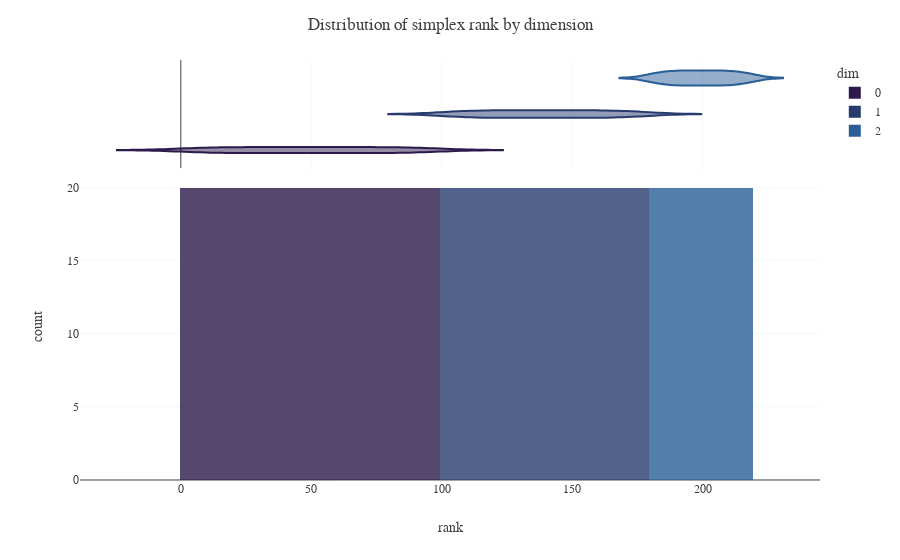

This figure's notebook cell:
### Code cell
def fsc_histogram_by_dim(fsc_df, x_col = "weight"):
    fig = px.histogram(fsc_df,x=x_col, color="dim", marginal="violin", opacity=0.8)
    fig.update_layout(barmode='overlay')
    fig.update_layout(title= f'Distribution of simplex {x_col} by dimension')
    return fig

fig = fsc_histogram_by_dim(fsc_df, "rank")
fig.show()

### Figure 1 — Plotly figure (JSON) as saved in the notebook; plotly's stock layout.template omitted (floating-point values rounded to 4 significant figures)
{"data": [{"alignmentgroup": "True", "bingroup": "x", "hovertemplate": "dim=0<br>rank=%{x}<br>count=%{y}<extra></extra>", "legendgroup": "0", "marker": {"color": "rgb(44, 26, 76)", "opacity": 0.8}, "name": "0", "offsetgroup": "0", "orientation": "v", "showlegend": true, "type": "histogram", "x": [15, 72, 19, 34, 36, 37, 82, 27, 8, 38, 25, 80, 59, 5, 84, 40, 95, 93, 47, 79, 71, 29, 11, 97, 16, 17, 53, 68, 65, 42, 24, 81, 55, 62, 74, 48, 67, 31, 73, 60, 50, 39, 22, 20, 33, 44, 21, 0, 66, 54, 90, 13, 61, 64, 63, 83, 70, 58, 45, 96, 98, 2, 7, 92, 52, 10, 87, 18, 99, 76, 88, 75, 28, 35, 51, 26, 77, 30, 32, 69, 14, 1, 46, 86, 6, 9, 56, 78, 41, 94, 91, 3, 85, 12, 57, 4, 89, 49, 23, 43], "xaxis": "x", "yaxis": "y"}, {"alignmentgroup": "True", "hovertemplate": "dim=0<br>rank=%{x}<extra></extra>", "legendgroup": "0", "marker": {"color": "rgb(44, 26, 76)"}, "name": "0", "offsetgroup": "0", "scalegroup": "x", "showlegend": false, "type": "violin", "x": [15, 72, 19, 34, 36, 37, 82, 27, 8, 38, 25, 80, 59, 5, 84, 40, 95, 93, 47, 79, 71, 29, 11, 97, 16, 17, 53, 68, 65, 42, 24, 81, 55, 62, 74, 48, 67, 31, 73, 60, 50, 39, 22, 20, 33, 44, 21, 0, 66, 54, 90, 13, 61, 64, 63, 83, 70, 58, 45, 96, 98, 2, 7, 92, 52, 10, 87, 18, 99, 76, 88, 75, 28, 35, 51, 26, 77, 30, 32, 69, 14, 1, 46, 86, 6, 9, 56, 78, 41, 94, 91, 3, 85, 12, 57, 4, 89, 49, 23, 43], "xaxis": "x2", "yaxis": "y2"}, {"alignmentgroup": "True", "bingroup": "x", "hovertemplate": "dim=1<br>rank=%{x}<br>count=%{y}<extra></extra>", "legendgroup": "1", "marker": {"color": "rgb(40, 59, 110)", "opacity": 0.8}, "name": "1", "offsetgroup": "1", "orientation": "v", "showlegend": true, "type": "histogram", "x": [107, 165, 129, 156, 172, 132, 155, 100, 138, 161, 169, 145, 148, 136, 142, 102, 113, 114, 120, 122, 130, 141, 126, 111, 152, 112, 137, 162, 151, 146, 115, 178, 128, 154, 135, 123, 103, 116, 175, 163, 133, 168, 149, 158, 110, 105, 119, 124, 134, 125, 167, 104, 164, 176, 179, 166, 177, 118, 160, 153, 106, 171, 150, 101, 117, 144, 173, 174, 170, 159, 131, 143, 140, 147, 109, 157, 108, 127, 121, 139], "xaxis": "x", "yaxis": "y"}, {"alignmentgroup": "True", "hovertemplate": "dim=1<br>rank=%{x}<extra></extra>", "legendgroup": "1", "marker": {"color": "rgb(40, 59, 110)"}, "name": "1", "offsetgroup": "1", "scalegroup": "x", "showlegend": false, "type": "violin", "x": [107, 165, 129, 156, 172, 132, 155, 100, 138, 161, 169, 145, 148, 136, 142, 102, 113, 114, 120, 122, 130, 141, 126, 111, 152, 112, 137, 162, 151, 146, 115, 178, 128, 154, 135, 123, 103, 116, 175, 163, 133, 168, 149, 158, 110, 105, 119, 124, 134, 125, 167, 104, 164, 176, 179, 166, 177, 118, 160, 153, 106, 171, 150, 101, 117, 144, 173, 174, 170, 159, 131, 143, 140, 147, 109, 157, 108, 127, 121, 139], "xaxis": "x2", "yaxis": "y2"}, {"alignmentgroup": "True", "bingroup": "x", "hovertemplate": "dim=2<br>rank=%{x}<br>count=%{y}<extra></extra>", "legendgroup": "2", "marker": {"color": "rgb(42, 94, 151)", "opacity": 0.8}, "name": "2", "offsetgroup": "2", "orientation": "v", "showlegend": true, "type": "histogram", "x": [208, 191, 213, 204, 190, 219, 194, 211, 199, 187, 216, 212, 207, 209, 203, 205, 192, 218, 185, 210, 202, 181, 197, 195, 186, 201, 196, 193, 217, 180, 198, 182, 215, 200, 183, 188, 214, 184, 189, 206], "xaxis": "x", "yaxis": "y"}, {"alignmentgroup": "True", "hovertemplate": "dim=2<br>rank=%{x}<extra></extra>", "legendgroup": "2", "marker": {"color": "rgb(42, 94, 151)"}, "name": "2", "offsetgroup": "2", "scalegroup": "x", "showlegend": false, "type": "violin", "x": [208, 191, 213, 204, 190, 219, 194, 211, 199, 187, 216, 212, 207, 209, 203, 205, 192, 218, 185, 210, 202, 181, 197, 195, 186, 201, 196, 193, 217, 180, 198, 182, 215, 200, 183, 188, 214, 184, 189, 206], "xaxis": "x2", "yaxis": "y2"}], "layout": {"barmode": "overlay", "legend": {"title": {"text": "dim"}, "tracegroupgap": 0}, "margin": {"t": 60}, "title": {"text": "Distribution of simplex rank by dimension"}, "xaxis": {"anchor": "y", "domain": [0, 1], "title": {"text": "rank"}}, "xaxis2": {"anchor": "y2", "domain": [0, 1], "matches": "x", "showgrid": true, "showticklabels": false}, "yaxis": {"anchor": "x", "domain": [0, 0.7326], "title": {"text": "count"}}, "yaxis2": {"anchor": "x2", "domain": [0.7426, 1], "matches": "y2", "showgrid": false, "showline": false, "showticklabels": false, "ticks": ""}}}
